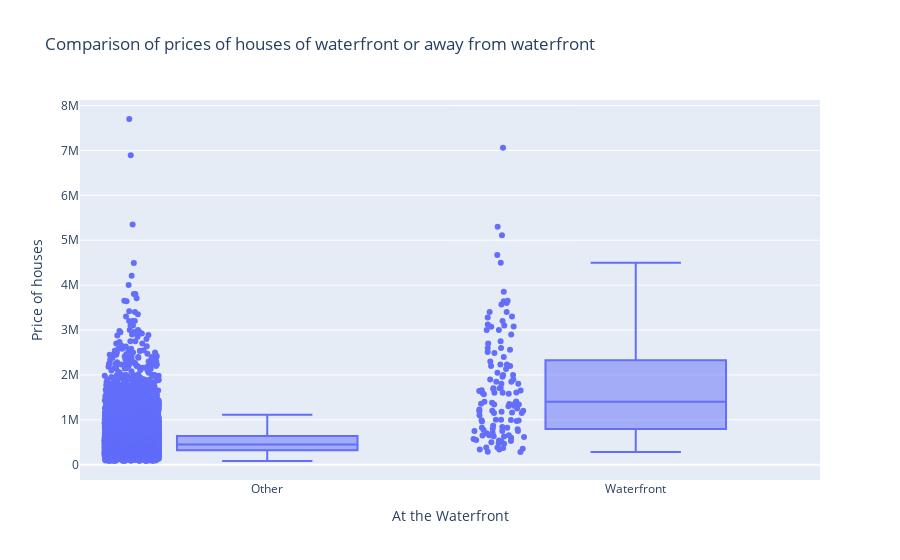

Here is the notebook cell this chart was saved with:
### Markdown cell above
Address the hypotheses:
Hypotheses:
1. If houses are close to the water prices are higher.
2. Waterfront houses have higher grades.
3. Waterfront houses are mostly outside city areas. (geographical)

### Code cell
#1 produce box plot of houses at waterfront and not and the prices
#ceate copy of df_kc_nonan for plotting
df_kc_nonan_cp = df_kc_nonan.copy()
#change label of waterfront
df_kc_nonan_cp['waterfront'] = df_kc_nonan_cp['waterfront'].map({0: 'Other', 1: 'Waterfront'})
#use plotly, for that use the dataframe without nan values in waterfront and yr_renovated
fig = px.box(df_kc_nonan_cp, x='waterfront', y='price', points='all', 
             labels={
                     "waterfront": "At the Waterfront",
                     "price": "Price of houses"
                 },
                title="Comparison of prices of houses of waterfront or away from waterfront")

fig.show()

### Figure 1 — Plotly figure (JSON) as saved in the notebook; plotly's stock layout.template omitted (floating-point values rounded to 4 significant figures; data arrays with more than 128 entries replaced by an {"elided": "..."} marker saying what was removed)
{"data": [{"alignmentgroup": "True", "boxpoints": "all", "hovertemplate": "At the Waterfront=%{x}<br>Price of houses=%{y}<extra></extra>", "legendgroup": "", "marker": {"color": "#636efa"}, "name": "", "notched": false, "offsetgroup": "", "orientation": "v", "showlegend": false, "type": "box", "x": {"elided": "15792 str values"}, "x0": " ", "xaxis": "x", "y": {"elided": "15792 int values"}, "y0": " ", "yaxis": "y"}], "layout": {"boxmode": "group", "legend": {"tracegroupgap": 0}, "title": {"text": "Comparison of prices of houses of waterfront or away from waterfront"}, "xaxis": {"anchor": "y", "domain": [0, 1], "title": {"text": "At the Waterfront"}}, "yaxis": {"anchor": "x", "domain": [0, 1], "title": {"text": "Price of houses"}}}}
